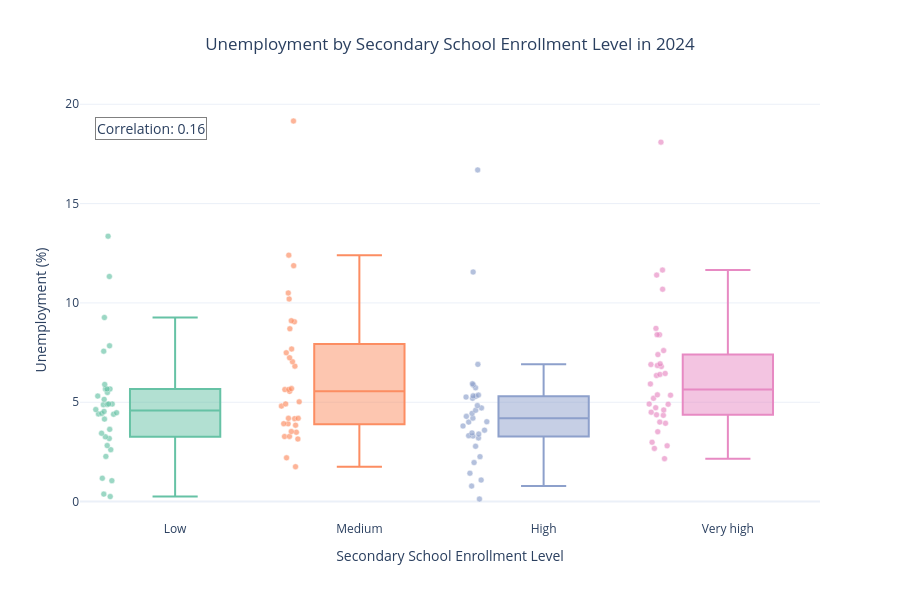

Here is the notebook cell this chart was saved with:
### Markdown cell above
### Q5. Do countries with higher secondary school enrollment also have higher life expectancy?

### Code cell
latest_year = world_clean["year"].max()

q5_data = world_clean[
    world_clean["year"] == latest_year
].dropna(subset=["secondary_school_enrollment", "unemployment"])

q5_data["education_group"] = pd.qcut(
    q5_data["secondary_school_enrollment"],
    q=4,
    labels=["Low", "Medium", "High", "Very high"]
)

q5_corr = q5_data["secondary_school_enrollment"].corr(q5_data["unemployment"])

fig = px.box(
    q5_data,
    x="education_group",
    y="unemployment",
    color="education_group",
    points="all",
    hover_name="country",
    title=f"Unemployment by Secondary School Enrollment Level in {latest_year}",
    labels={
        "education_group": "Secondary School Enrollment Level",
        "unemployment": "Unemployment (%)"
    },
    category_orders={
        "education_group": ["Low", "Medium", "High", "Very high"]
    },
    color_discrete_sequence=px.colors.qualitative.Set2
)

fig.update_traces(
    marker=dict(size=6, opacity=0.65, line=dict(width=0.5, color="white")),
    line=dict(width=2)
)

fig.update_layout(
    template="plotly_white",
    width=900,
    height=600,
    title_x=0.5,
    showlegend=False,
    plot_bgcolor="white",
    paper_bgcolor="white"
)

fig.add_annotation(
    x=0.02,
    y=0.96,
    xref="paper",
    yref="paper",
    text=f"Correlation: {q5_corr:.2f}",
    showarrow=False,
    font=dict(size=14),
    bgcolor="white",
    bordercolor="gray",
    borderwidth=1
)

fig.show()

# I examined whether countries with higher education enrollment also have higher life expectancy.
# This connects education with health and quality of life.

### Figure 1 — Plotly figure (JSON) as saved in the notebook; plotly's stock layout.template omitted (floating-point values rounded to 4 significant figures)
{"data": [{"alignmentgroup": "True", "boxpoints": "all", "hovertemplate": "<b>%{hovertext}</b><br><br>Secondary School Enrollment Level=%{x}<br>Unemployment (%)=%{y}<extra></extra>", "hovertext": ["Africa Eastern and Southern", "Africa Western and Central", "Arab World", "Bangladesh", "Burkina Faso", "Cambodia", "Chad", "Cote d'Ivoire", "Dominican Republic", "Early-demographic dividend", "El Salvador", "Ghana", "Guatemala", "Heavily indebted poor countries (HIPC)", "Honduras", "IDA & IBRD total", "IDA blend", "IDA only", "IDA total", "Lao PDR", "Least developed countries: UN classification", "Low & middle income", "Low income", "Lower middle income", "Middle East, North Africa, Afghanistan & Pakistan", "Niger", "Pakistan", "Pre-demographic dividend", "Rwanda", "Sub-Saharan Africa", "Sub-Saharan Africa (IDA & IBRD countries)", "Sub-Saharan Africa (excluding high income)", "Syrian Arab Republic", "Zambia"], "legendgroup": "Low", "line": {"width": 2}, "marker": {"color": "rgb(102,194,165)", "line": {"color": "white", "width": 0.5}, "opacity": 0.65, "size": 6}, "name": "Low", "notched": false, "offsetgroup": "Low", "orientation": "v", "showlegend": true, "type": "box", "x": ["Low", "Low", "Low", "Low", "Low", "Low", "Low", "Low", "Low", "Low", "Low", "Low", "Low", "Low", "Low", "Low", "Low", "Low", "Low", "Low", "Low", "Low", "Low", "Low", "Low", "Low", "Low", "Low", "Low", "Low", "Low", "Low", "Low", "Low"], "x0": " ", "xaxis": "x", "y": [7.572, 3.175, 9.266, 3.635, 3.441, 0.254, 1.053, 2.273, 5.312, 5.144, 3.261, 2.82, 2.613, 4.151, 4.91, 4.875, 4.439, 4.397, 4.413, 1.174, 4.633, 4.914, 4.89, 4.472, 7.84, 0.376, 5.492, 4.537, 11.33, 5.671, 5.671, 5.671, 13.36, 5.898], "y0": " ", "yaxis": "y"}, {"alignmentgroup": "True", "boxpoints": "all", "hovertemplate": "<b>%{hovertext}</b><br><br>Secondary School Enrollment Level=%{x}<br>Unemployment (%)=%{y}<extra></extra>", "hovertext": ["Armenia", "Azerbaijan", "Bahamas, The", "Belize", "Bhutan", "Bolivia", "Caribbean small states", "Cuba", "East Asia & Pacific (IDA & IBRD countries)", "East Asia & Pacific (excluding high income)", "Egypt, Arab Rep.", "Guyana", "IBRD only", "India", "Jamaica", "Kyrgyz Republic", "Malaysia", "Mauritius", "Middle income", "Morocco", "Namibia", "Nepal", "Pacific island small states", "Paraguay", "Philippines", "Puerto Rico (US)", "Serbia", "Small states", "South Asia", "South Asia (IDA & IBRD)", "St. Lucia", "Tajikistan", "World"], "legendgroup": "Medium", "line": {"width": 2}, "marker": {"color": "rgb(252,141,98)", "line": {"color": "white", "width": 0.5}, "opacity": 0.65, "size": 6}, "name": "Medium", "notched": false, "offsetgroup": "Medium", "orientation": "v", "showlegend": true, "type": "box", "x": ["Medium", "Medium", "Medium", "Medium", "Medium", "Medium", "Medium", "Medium", "Medium", "Medium", "Medium", "Medium", "Medium", "Medium", "Medium", "Medium", "Medium", "Medium", "Medium", "Medium", "Medium", "Medium", "Medium", "Medium", "Medium", "Medium", "Medium", "Medium", "Medium", "Medium", "Medium", "Medium", "Medium"], "x0": " ", "xaxis": "x", "y": [12.4, 5.648, 9.049, 8.698, 3.282, 3.274, 7.492, 1.755, 3.92, 3.914, 6.817, 11.87, 5.022, 4.173, 3.151, 3.491, 3.846, 5.548, 4.916, 9.103, 19.16, 10.5, 3.528, 5.686, 2.202, 5.639, 7.24, 7.681, 4.192, 4.192, 10.2, 7.041, 4.806], "y0": " ", "yaxis": "y"}, {"alignmentgroup": "True", "boxpoints": "all", "hovertemplate": "<b>%{hovertext}</b><br><br>Secondary School Enrollment Level=%{x}<br>Unemployment (%)=%{y}<extra></extra>", "hovertext": ["Austria", "Bahrain", "Belarus", "Bulgaria", "Central Europe and the Baltics", "East Asia & Pacific", "Europe & Central Asia (IDA & IBRD countries)", "Europe & Central Asia (excluding high income)", "Fiji", "Georgia", "Germany", "Indonesia", "Israel", "Jordan", "Kazakhstan", "Korea, Rep.", "Late-demographic dividend", "Latin America & Caribbean", "Latin America & Caribbean (excluding high income)", "Latin America & the Caribbean (IDA & IBRD countries)", "Macao SAR, China", "Moldova", "North America", "Oman", "Qatar", "Slovak Republic", "Thailand", "Tonga", "Trinidad and Tobago", "Turkmenistan", "Upper middle income", "Uzbekistan", "Venezuela, RB"], "legendgroup": "High", "line": {"width": 2}, "marker": {"color": "rgb(141,160,203)", "line": {"color": "white", "width": 0.5}, "opacity": 0.65, "size": 6}, "name": "High", "notched": false, "offsetgroup": "High", "orientation": "v", "showlegend": true, "type": "box", "x": ["High", "High", "High", "High", "High", "High", "High", "High", "High", "High", "High", "High", "High", "High", "High", "High", "High", "High", "High", "High", "High", "High", "High", "High", "High", "High", "High", "High", "High", "High", "High", "High", "High"], "x0": " ", "xaxis": "x", "y": [5.2, 1.084, 3.458, 4.2, 4.001, 3.806, 4.716, 6.907, 5.361, 11.56, 3.4, 3.301, 3.595, 16.69, 4.833, 2.784, 4.598, 5.869, 5.728, 5.931, 2.262, 1.427, 4.29, 3.203, 0.13, 5.3, 0.781, 1.965, 3.318, 4.02, 5.261, 4.439, 5.321], "y0": " ", "yaxis": "y"}, {"alignmentgroup": "True", "boxpoints": "all", "hovertemplate": "<b>%{hovertext}</b><br><br>Secondary School Enrollment Level=%{x}<br>Unemployment (%)=%{y}<extra></extra>", "hovertext": ["Albania", "Algeria", "Australia", "Barbados", "Brazil", "Chile", "Costa Rica", "Cyprus", "Denmark", "Estonia", "Euro area", "Europe & Central Asia", "European Union", "Finland", "France", "High income", "Hong Kong SAR, China", "Hungary", "Latvia", "Lithuania", "Luxembourg", "Mexico", "New Zealand", "Norway", "OECD members", "Peru", "Poland", "Post-demographic dividend", "Saudi Arabia", "Spain", "St. Vincent and the Grenadines", "Sweden", "Switzerland", "United Arab Emirates"], "legendgroup": "Very high", "line": {"width": 2}, "marker": {"color": "rgb(231,138,195)", "line": {"color": "white", "width": 0.5}, "opacity": 0.65, "size": 6}, "name": "Very high", "notched": false, "offsetgroup": "Very high", "orientation": "v", "showlegend": true, "type": "box", "x": ["Very high", "Very high", "Very high", "Very high", "Very high", "Very high", "Very high", "Very high", "Very high", "Very high", "Very high", "Very high", "Very high", "Very high", "Very high", "Very high", "Very high", "Very high", "Very high", "Very high", "Very high", "Very high", "Very high", "Very high", "Very high", "Very high", "Very high", "Very high", "Very high", "Very high", "Very high", "Very high", "Very high", "Very high"], "x0": " ", "xaxis": "x", "y": [10.69, 11.65, 3.942, 6.448, 6.801, 8.718, 6.936, 4.9, 5.358, 7.6, 6.348, 5.372, 5.923, 8.4, 7.4, 4.369, 2.988, 4.5, 6.9, 6.851, 6.4, 2.678, 4.724, 4.0, 4.909, 5.199, 2.807, 4.612, 3.518, 11.4, 18.09, 8.4, 4.343, 2.16], "y0": " ", "yaxis": "y"}], "layout": {"annotations": [{"bgcolor": "white", "bordercolor": "gray", "borderwidth": 1, "font": {"size": 14}, "showarrow": false, "text": "Correlation: 0.16", "x": 0.02, "xref": "paper", "y": 0.96, "yref": "paper"}], "boxmode": "overlay", "height": 600, "legend": {"title": {"text": "Secondary School Enrollment Level"}, "tracegroupgap": 0}, "paper_bgcolor": "white", "plot_bgcolor": "white", "showlegend": false, "title": {"text": "Unemployment by Secondary School Enrollment Level in 2024", "x": 0.5}, "width": 900, "xaxis": {"anchor": "y", "categoryarray": ["Low", "Medium", "High", "Very high"], "categoryorder": "array", "domain": [0, 1], "title": {"text": "Secondary School Enrollment Level"}}, "yaxis": {"anchor": "x", "domain": [0, 1], "title": {"text": "Unemployment (%)"}}}}
